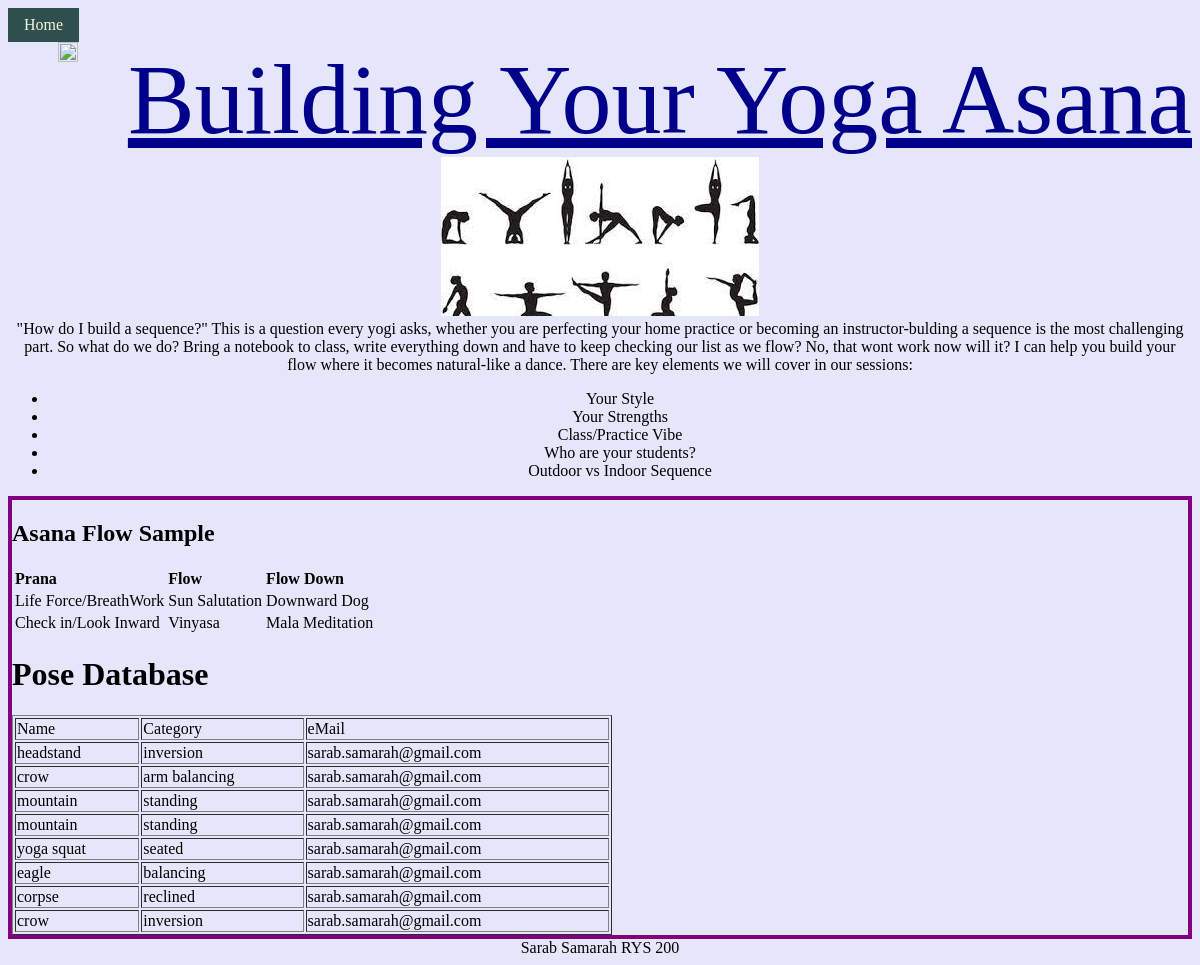
The app's page /mysite/, older data.
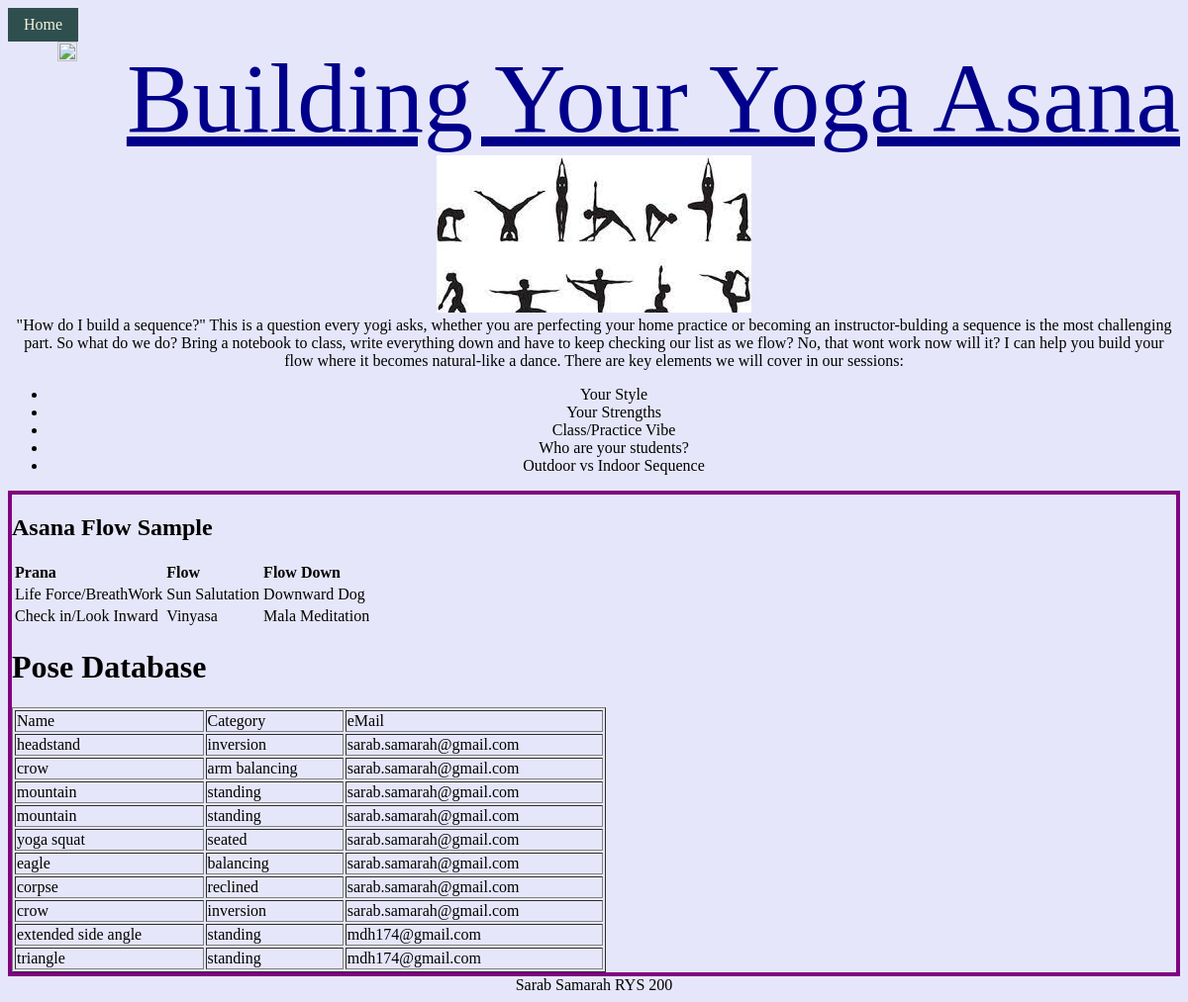
The same page, newer data.
### mysite/models.py (models this page shows)
class Pose(models.Model):
    name= models.CharField(max_length=100)
    category= models.CharField(max_length=100)
    email= models.CharField(max_length=200)

### mysite/views.py (the view)
# urls.py: path('', views.showpose, name='showpose'),
def showpose(request):
    allPoses = Pose.objects.all()
    print(allPoses)
    context = {'allPoses': allPoses}
    return render(request, 'home.html',context)

### templates/home.html (shortened to what this page needs)
{% load static %}
<!DOCTYPE html>
<html lang="en">
<head>
    <link rel="stylesheet" type= "text/css" href= {% static '/style.css' %}/>
    <ul class= "sidenav">
        <li><a href={% url 'login' %}>Home</a></li>
    </ul>
</head>
<body>
    {% block content %}
    <div id="grid">
        <div class="header">Building  Your Yoga Asana</div>
        <img class="logo" src="https://encrypted-tbn0.gstatic.com/images?q=tbn:ANd9GcQHS6SVH6OjB50tqxIpEVPSMkcaUza1GkW0CRDXSc1EUiapau4Us0O1Qp5AWsE&usqp=CAc">
         <img class="asana">
        <div class="content">"How do I build a sequence?" This is a question every yogi asks, whether you are perfecting your home practice or becoming an instructor-bulding a sequence is the most challenging part. So what do we do? Bring a notebook to class, write everything down and have to keep  checking our list as we flow? No, that wont work now will it? I can help you build your flow where it becomes natural-like a dance.  There are key elements we will cover in our sessions:
            <ul class="sidebar">
                <li>Your Style</li>
                <li>Your Strengths</li>
                <li>Class/Practice Vibe</li>
                <li>Who are your students?</li>
                <li>Outdoor vs Indoor Sequence</li>
            </ul>
    </div>
    <div class= "table">
        <h2>Asana Flow Sample</h2>
        <table>
            <thead>
                <th>Prana</th>
                <th>Flow</th>
                <th>Flow Down</th>
                <tbody>
                    <tr>
                        <td>Life Force/BreathWork</td>
                        <td>Sun Salutation</td>
                        <td>Downward Dog</td>
                     </tr>
                    <tr>
                        <td>Check in/Look Inward</td>
                        <td>Vinyasa</td>
                        <td>Mala Meditation</td>
                    </tr>
                </tbody>
            </thead>
        </table>
        <h1>Pose Database</h1>
<table border="1" width="600">
<tr>
<td>Name</td>
<td>Category</td>
<td>eMail</td>
</tr>
{% for Pose in allPoses %}
<tr>
<td>{{ Pose.name }}</td>
<td>{{ Pose.category }}</td>
<td>{{ Pose.email }}</td>
</tr>
{% endfor %}
</table>
        </div>
    <div class="footer">Sarab Samarah RYS 200 </div>
    {% endblock %}
</body>
</html

### static/style.css (style rules this page uses)
* { background-color: lightcoral; font-family: 'Architects Daughter', cursive; }
#grid { display:inline-flexbox; grid-template-columns: 1fr 1fr 1fr 1fr; grid-template-rows: 1fr 1fr 1fr 1fr 1fr; grid-gap: 10px; justify-content: center; text-align: center; align-content: flex-start; }
.table { grid-row: 3/3; grid-column: 4/5; text-align: center; }
.header { float: right; color: darkblue; grid-column: 2/5; grid-row: 1/4; text-decoration: underline; width: fit-content; font-size: 100px; }
.logo { grid-row: 2/3; grid-column: 1/3; width:fit-content }
.asana { grid-row:2/2; grid-column: 4/5; height: fit-content; }
.sidebar { grid-column: 4/5; grid-row: 3/5; }
.content { grid-row: 2/3; grid-column: 3/4; }
.footer { grid-row: 5/6; grid-column: 1/2; }
ul.sidenav { list-style-type: none; margin: 0; padding: 0; width: fit-content; position: relative; height: fit-content; overflow: auto; font-family: fantasy; color: blanchedalmond; }
ul.sidenav li a { display: block; padding: 8px 16px; text-decoration: none; background-color: darkslategray; white-space: nowrap; color: beige; }
.logo { height: fit-content; }
@media screen and (min-width: 800px) { * { background-color: lavender; } }
@media screen and (min-width: 800px) { .header { float: right; } }
@media screen and (min-width: 800px) { .table { border: 4px solid purple; text-align: left; padding: 5px solid lavenderblush; } }

Row changes from the older to the newer data that the page shows:
added Pose: name "extended side angle", category "standing", email "mdh174@gmail.com"
added Pose: name "triangle", category "standing", email "mdh174@gmail.com"
